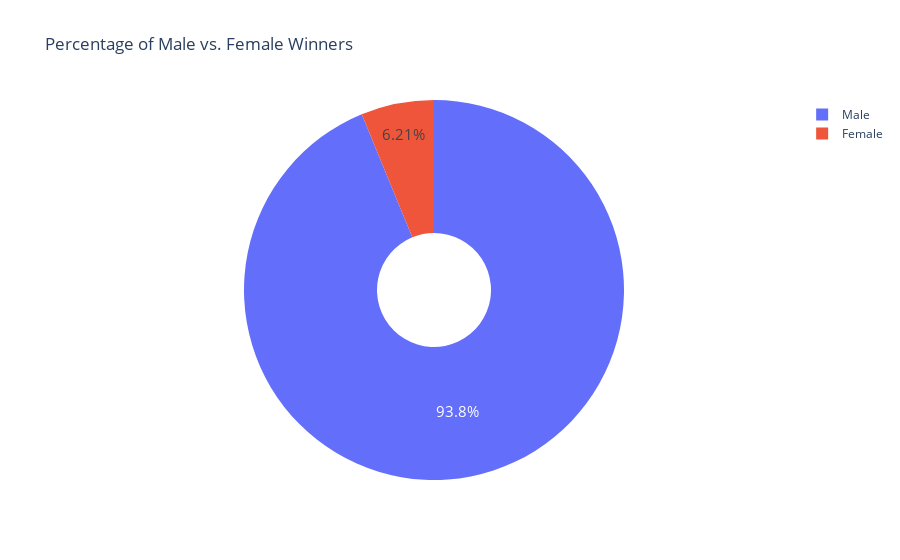

Write notebook code for a chart like this one.
### Code cell
pie_chart = px.pie(
    labels=gender.index,
    values=gender.values,
    title="Percentage of Male vs. Female Winners",
    names=gender.index,
    hole=0.3
)

pie_chart.update_traces(
    textposition='inside',
    textfont_size=15,
    textinfo='percent'
)

pie_chart.show()

### Figure 1 — Plotly figure (JSON) as saved in the notebook; plotly's stock layout.template omitted (floating-point values rounded to 4 significant figures)
{"data": [{"domain": {"x": [0, 1], "y": [0, 1]}, "hole": 0.3, "hovertemplate": "label=%{label}<br>value=%{value}<extra></extra>", "labels": ["Male", "Female"], "legendgroup": "", "name": "", "showlegend": true, "textfont": {"size": 15}, "textinfo": "percent", "textposition": "inside", "type": "pie", "values": [876, 58]}], "layout": {"legend": {"tracegroupgap": 0}, "title": {"text": "Percentage of Male vs. Female Winners"}}}
